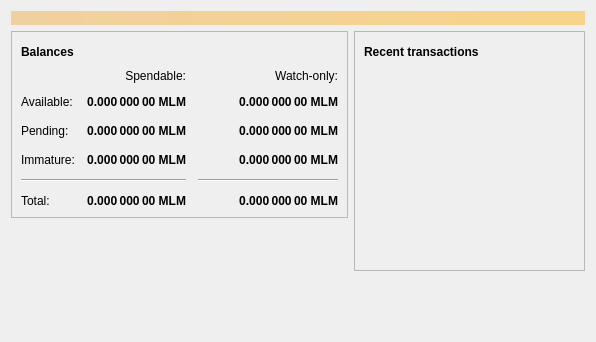
<?xml version="1.0" encoding="UTF-8"?>
<ui version="4.0">
 <class>OverviewPage</class>
 <widget class="QWidget" name="OverviewPage">
  <property name="geometry">
   <rect>
    <x>0</x>
    <y>0</y>
    <width>596</width>
    <height>342</height>
   </rect>
  </property>
  <property name="windowTitle">
   <string>Form</string>
  </property>
  <layout class="QVBoxLayout" name="topLayout">
   <item>
    <widget class="QLabel" name="labelAlerts">
     <property name="visible">
      <bool>false</bool>
     </property>
     <property name="styleSheet">
      <string notr="true">QLabel { background-color: qlineargradient(x1: 0, y1: 0, x2: 1, y2: 0, stop:0 #F0D0A0, stop:1 #F8D488); color:#000000; }</string>
     </property>
     <property name="wordWrap">
      <bool>true</bool>
     </property>
     <property name="margin">
      <number>3</number>
     </property>
     <property name="textInteractionFlags">
      <set>Qt::TextSelectableByMouse</set>
     </property>
    </widget>
   </item>
   <item>
    <layout class="QHBoxLayout" name="horizontalLayout" stretch="1,1">
     <item>
      <layout class="QVBoxLayout" name="verticalLayout_2">
       <item>
        <widget class="QFrame" name="frame">
         <property name="frameShape">
          <enum>QFrame::StyledPanel</enum>
         </property>
         <property name="frameShadow">
          <enum>QFrame::Raised</enum>
         </property>
         <layout class="QVBoxLayout" name="verticalLayout_4">
          <item>
           <layout class="QHBoxLayout" name="horizontalLayout_4">
            <item>
             <widget class="QLabel" name="label_5">
              <property name="font">
               <font>
                <weight>75</weight>
                <bold>true</bold>
               </font>
              </property>
              <property name="text">
               <string>Balances</string>
              </property>
             </widget>
            </item>
            <item>
             <widget class="QPushButton" name="labelWalletStatus">
              <property name="enabled">
               <bool>true</bool>
              </property>
              <property name="maximumSize">
               <size>
                <width>30</width>
                <height>16777215</height>
               </size>
              </property>
              <property name="toolTip">
               <string>The displayed information may be out of date. Your wallet automatically synchronizes with the MKTcoin network after a connection is established, but this process has not completed yet.</string>
              </property>
              <property name="text">
               <string/>
              </property>
              <property name="icon">
               <iconset resource="../mktcoin.qrc">
                <normaloff>:/icons/warning</normaloff>
                <disabledoff>:/icons/warning</disabledoff>:/icons/warning</iconset>
              </property>
              <property name="iconSize">
               <size>
                <width>24</width>
                <height>24</height>
               </size>
              </property>
              <property name="flat">
               <bool>true</bool>
              </property>
             </widget>
            </item>
            <item>
             <spacer name="horizontalSpacer_3">
              <property name="orientation">
               <enum>Qt::Horizontal</enum>
              </property>
              <property name="sizeHint" stdset="0">
               <size>
                <width>40</width>
                <height>20</height>
               </size>
              </property>
             </spacer>
            </item>
           </layout>
          </item>
          <item>
           <layout class="QGridLayout" name="gridLayout">
            <property name="spacing">
             <number>12</number>
            </property>
            <item row="2" column="2">
             <widget class="QLabel" name="labelWatchPending">
              <property name="font">
               <font>
                <weight>75</weight>
                <bold>true</bold>
               </font>
              </property>
              <property name="cursor">
               <cursorShape>IBeamCursor</cursorShape>
              </property>
              <property name="toolTip">
               <string>Unconfirmed transactions to watch-only addresses</string>
              </property>
              <property name="text">
               <string notr="true">0.000 000 00 MLM</string>
              </property>
              <property name="alignment">
               <set>Qt::AlignRight|Qt::AlignTrailing|Qt::AlignVCenter</set>
              </property>
              <property name="textInteractionFlags">
               <set>Qt::LinksAccessibleByMouse|Qt::TextSelectableByKeyboard|Qt::TextSelectableByMouse</set>
              </property>
             </widget>
            </item>
            <item row="2" column="1">
             <widget class="QLabel" name="labelUnconfirmed">
              <property name="font">
               <font>
                <weight>75</weight>
                <bold>true</bold>
               </font>
              </property>
              <property name="cursor">
               <cursorShape>IBeamCursor</cursorShape>
              </property>
              <property name="toolTip">
               <string>Total of transactions that have yet to be confirmed, and do not yet count toward the spendable balance</string>
              </property>
              <property name="text">
               <string notr="true">0.000 000 00 MLM</string>
              </property>
              <property name="alignment">
               <set>Qt::AlignRight|Qt::AlignTrailing|Qt::AlignVCenter</set>
              </property>
              <property name="textInteractionFlags">
               <set>Qt::LinksAccessibleByMouse|Qt::TextSelectableByKeyboard|Qt::TextSelectableByMouse</set>
              </property>
             </widget>
            </item>
            <item row="3" column="2">
             <widget class="QLabel" name="labelWatchImmature">
              <property name="font">
               <font>
                <weight>75</weight>
                <bold>true</bold>
               </font>
              </property>
              <property name="cursor">
               <cursorShape>IBeamCursor</cursorShape>
              </property>
              <property name="toolTip">
               <string>Mined balance in watch-only addresses that has not yet matured</string>
              </property>
              <property name="text">
               <string notr="true">0.000 000 00 MLM</string>
              </property>
              <property name="alignment">
               <set>Qt::AlignRight|Qt::AlignTrailing|Qt::AlignVCenter</set>
              </property>
              <property name="textInteractionFlags">
               <set>Qt::LinksAccessibleByMouse|Qt::TextSelectableByKeyboard|Qt::TextSelectableByMouse</set>
              </property>
             </widget>
            </item>
            <item row="4" column="0" colspan="2">
             <widget class="Line" name="line">
              <property name="orientation">
               <enum>Qt::Horizontal</enum>
              </property>
             </widget>
            </item>
            <item row="4" column="2">
             <widget class="Line" name="lineWatchBalance">
              <property name="sizePolicy">
               <sizepolicy hsizetype="Preferred" vsizetype="Fixed">
                <horstretch>0</horstretch>
                <verstretch>0</verstretch>
               </sizepolicy>
              </property>
              <property name="minimumSize">
               <size>
                <width>140</width>
                <height>0</height>
               </size>
              </property>
              <property name="orientation">
               <enum>Qt::Horizontal</enum>
              </property>
             </widget>
            </item>
            <item row="5" column="0">
             <widget class="QLabel" name="labelTotalText">
              <property name="text">
               <string>Total:</string>
              </property>
             </widget>
            </item>
            <item row="3" column="1">
             <widget class="QLabel" name="labelImmature">
              <property name="font">
               <font>
                <weight>75</weight>
                <bold>true</bold>
               </font>
              </property>
              <property name="cursor">
               <cursorShape>IBeamCursor</cursorShape>
              </property>
              <property name="toolTip">
               <string>Mined balance that has not yet matured</string>
              </property>
              <property name="text">
               <string notr="true">0.000 000 00 MLM</string>
              </property>
              <property name="alignment">
               <set>Qt::AlignRight|Qt::AlignTrailing|Qt::AlignVCenter</set>
              </property>
              <property name="textInteractionFlags">
               <set>Qt::LinksAccessibleByMouse|Qt::TextSelectableByKeyboard|Qt::TextSelectableByMouse</set>
              </property>
             </widget>
            </item>
            <item row="2" column="3">
             <spacer name="horizontalSpacer_2">
              <property name="orientation">
               <enum>Qt::Horizontal</enum>
              </property>
              <property name="sizeHint" stdset="0">
               <size>
                <width>40</width>
                <height>20</height>
               </size>
              </property>
             </spacer>
            </item>
            <item row="3" column="0">
             <widget class="QLabel" name="labelImmatureText">
              <property name="text">
               <string>Immature:</string>
              </property>
             </widget>
            </item>
            <item row="5" column="1">
             <widget class="QLabel" name="labelTotal">
              <property name="font">
               <font>
                <weight>75</weight>
                <bold>true</bold>
               </font>
              </property>
              <property name="cursor">
               <cursorShape>IBeamCursor</cursorShape>
              </property>
              <property name="toolTip">
               <string>Your current total balance</string>
              </property>
              <property name="text">
               <string notr="true">0.000 000 00 MLM</string>
              </property>
              <property name="alignment">
               <set>Qt::AlignRight|Qt::AlignTrailing|Qt::AlignVCenter</set>
              </property>
              <property name="textInteractionFlags">
               <set>Qt::LinksAccessibleByMouse|Qt::TextSelectableByKeyboard|Qt::TextSelectableByMouse</set>
              </property>
             </widget>
            </item>
            <item row="5" column="2">
             <widget class="QLabel" name="labelWatchTotal">
              <property name="font">
               <font>
                <weight>75</weight>
                <bold>true</bold>
               </font>
              </property>
              <property name="cursor">
               <cursorShape>IBeamCursor</cursorShape>
              </property>
              <property name="toolTip">
               <string>Current total balance in watch-only addresses</string>
              </property>
              <property name="text">
               <string notr="true">0.000 000 00 MLM</string>
              </property>
              <property name="alignment">
               <set>Qt::AlignRight|Qt::AlignTrailing|Qt::AlignVCenter</set>
              </property>
              <property name="textInteractionFlags">
               <set>Qt::LinksAccessibleByMouse|Qt::TextSelectableByKeyboard|Qt::TextSelectableByMouse</set>
              </property>
             </widget>
            </item>
            <item row="0" column="2">
             <widget class="QLabel" name="labelWatchonly">
              <property name="text">
               <string>Watch-only:</string>
              </property>
              <property name="alignment">
               <set>Qt::AlignRight|Qt::AlignTrailing|Qt::AlignVCenter</set>
              </property>
             </widget>
            </item>
            <item row="1" column="0">
             <widget class="QLabel" name="labelBalanceText">
              <property name="text">
               <string>Available:</string>
              </property>
             </widget>
            </item>
            <item row="1" column="1">
             <widget class="QLabel" name="labelBalance">
              <property name="font">
               <font>
                <weight>75</weight>
                <bold>true</bold>
               </font>
              </property>
              <property name="cursor">
               <cursorShape>IBeamCursor</cursorShape>
              </property>
              <property name="toolTip">
               <string>Your current spendable balance</string>
              </property>
              <property name="text">
               <string notr="true">0.000 000 00 MLM</string>
              </property>
              <property name="alignment">
               <set>Qt::AlignRight|Qt::AlignTrailing|Qt::AlignVCenter</set>
              </property>
              <property name="textInteractionFlags">
               <set>Qt::LinksAccessibleByMouse|Qt::TextSelectableByKeyboard|Qt::TextSelectableByMouse</set>
              </property>
             </widget>
            </item>
            <item row="1" column="2">
             <widget class="QLabel" name="labelWatchAvailable">
              <property name="font">
               <font>
                <weight>75</weight>
                <bold>true</bold>
               </font>
              </property>
              <property name="cursor">
               <cursorShape>IBeamCursor</cursorShape>
              </property>
              <property name="toolTip">
               <string>Your current balance in watch-only addresses</string>
              </property>
              <property name="text">
               <string notr="true">0.000 000 00 MLM</string>
              </property>
              <property name="alignment">
               <set>Qt::AlignRight|Qt::AlignTrailing|Qt::AlignVCenter</set>
              </property>
              <property name="textInteractionFlags">
               <set>Qt::LinksAccessibleByMouse|Qt::TextSelectableByKeyboard|Qt::TextSelectableByMouse</set>
              </property>
             </widget>
            </item>
            <item row="2" column="0">
             <widget class="QLabel" name="labelPendingText">
              <property name="text">
               <string>Pending:</string>
              </property>
             </widget>
            </item>
            <item row="0" column="1">
             <widget class="QLabel" name="labelSpendable">
              <property name="text">
               <string>Spendable:</string>
              </property>
              <property name="alignment">
               <set>Qt::AlignRight|Qt::AlignTrailing|Qt::AlignVCenter</set>
              </property>
             </widget>
            </item>
           </layout>
          </item>
         </layout>
        </widget>
       </item>
       <item>
        <spacer name="verticalSpacer">
         <property name="orientation">
          <enum>Qt::Vertical</enum>
         </property>
         <property name="sizeHint" stdset="0">
          <size>
           <width>20</width>
           <height>40</height>
          </size>
         </property>
        </spacer>
       </item>
      </layout>
     </item>
     <item>
      <layout class="QVBoxLayout" name="verticalLayout_3">
       <item>
        <widget class="QFrame" name="frame_2">
         <property name="frameShape">
          <enum>QFrame::StyledPanel</enum>
         </property>
         <property name="frameShadow">
          <enum>QFrame::Raised</enum>
         </property>
         <layout class="QVBoxLayout" name="verticalLayout">
          <item>
           <layout class="QHBoxLayout" name="horizontalLayout_2">
            <item>
             <widget class="QLabel" name="label_4">
              <property name="font">
               <font>
                <weight>75</weight>
                <bold>true</bold>
               </font>
              </property>
              <property name="text">
               <string>Recent transactions</string>
              </property>
             </widget>
            </item>
            <item>
             <widget class="QPushButton" name="labelTransactionsStatus">
              <property name="enabled">
               <bool>true</bool>
              </property>
              <property name="maximumSize">
               <size>
                <width>30</width>
                <height>16777215</height>
               </size>
              </property>
              <property name="toolTip">
               <string>The displayed information may be out of date. Your wallet automatically synchronizes with the MKTcoin network after a connection is established, but this process has not completed yet.</string>
              </property>
              <property name="text">
               <string/>
              </property>
              <property name="icon">
               <iconset resource="../mktcoin.qrc">
                <normaloff>:/icons/warning</normaloff>
                <disabledoff>:/icons/warning</disabledoff>:/icons/warning</iconset>
              </property>
              <property name="iconSize">
               <size>
                <width>24</width>
                <height>24</height>
               </size>
              </property>
              <property name="flat">
               <bool>true</bool>
              </property>
             </widget>
            </item>
            <item>
             <spacer name="horizontalSpacer">
              <property name="orientation">
               <enum>Qt::Horizontal</enum>
              </property>
              <property name="sizeHint" stdset="0">
               <size>
                <width>40</width>
                <height>20</height>
               </size>
              </property>
             </spacer>
            </item>
           </layout>
          </item>
          <item>
           <widget class="QListView" name="listTransactions">
            <property name="styleSheet">
             <string notr="true">QListView { background: transparent; }</string>
            </property>
            <property name="frameShape">
             <enum>QFrame::NoFrame</enum>
            </property>
            <property name="verticalScrollBarPolicy">
             <enum>Qt::ScrollBarAlwaysOff</enum>
            </property>
            <property name="horizontalScrollBarPolicy">
             <enum>Qt::ScrollBarAlwaysOff</enum>
            </property>
            <property name="selectionMode">
             <enum>QAbstractItemView::NoSelection</enum>
            </property>
           </widget>
          </item>
         </layout>
        </widget>
       </item>
       <item>
        <spacer name="verticalSpacer_2">
         <property name="orientation">
          <enum>Qt::Vertical</enum>
         </property>
         <property name="sizeHint" stdset="0">
          <size>
           <width>20</width>
           <height>40</height>
          </size>
         </property>
        </spacer>
       </item>
      </layout>
     </item>
    </layout>
   </item>
  </layout>
 </widget>
 <resources/>
 <connections/>
</ui>
